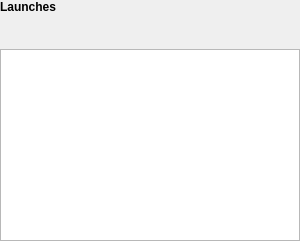
                    <widget class="QFrame" name="frame_2">
                     <property name="sizePolicy">
                      <sizepolicy hsizetype="Preferred" vsizetype="Expanding">
                       <horstretch>0</horstretch>
                       <verstretch>0</verstretch>
                      </sizepolicy>
                     </property>
                     <property name="minimumSize">
                      <size>
                       <width>0</width>
                       <height>150</height>
                      </size>
                     </property>
                     <property name="frameShape">
                      <enum>QFrame::NoFrame</enum>
                     </property>
                     <property name="frameShadow">
                      <enum>QFrame::Raised</enum>
                     </property>
                     <layout class="QGridLayout" name="gridLayout_18">
                      <property name="leftMargin">
                       <number>0</number>
                      </property>
                      <property name="topMargin">
                       <number>0</number>
                      </property>
                      <property name="rightMargin">
                       <number>0</number>
                      </property>
                      <property name="bottomMargin">
                       <number>0</number>
                      </property>
                      <item row="0" column="0">
                       <widget class="QLabel" name="label_32">
                        <property name="sizePolicy">
                         <sizepolicy hsizetype="Fixed" vsizetype="Fixed">
                          <horstretch>0</horstretch>
                          <verstretch>0</verstretch>
                         </sizepolicy>
                        </property>
                        <property name="font">
                         <font>
                          <pointsize>9</pointsize>
                          <weight>75</weight>
                          <bold>true</bold>
                         </font>
                        </property>
                        <property name="text">
                         <string>Launches</string>
                        </property>
                       </widget>
                      </item>
                      <item row="1" column="0">
                       <widget class="QFrame" name="frame_8">
                        <property name="sizePolicy">
                         <sizepolicy hsizetype="Expanding" vsizetype="Fixed">
                          <horstretch>0</horstretch>
                          <verstretch>0</verstretch>
                         </sizepolicy>
                        </property>
                        <property name="minimumSize">
                         <size>
                          <width>0</width>
                          <height>23</height>
                         </size>
                        </property>
                        <property name="maximumSize">
                         <size>
                          <width>16777215</width>
                          <height>23</height>
                         </size>
                        </property>
                        <property name="frameShape">
                         <enum>QFrame::NoFrame</enum>
                        </property>
                        <property name="frameShadow">
                         <enum>QFrame::Raised</enum>
                        </property>
                        <layout class="QHBoxLayout" name="horizontalLayout_6">
                         <property name="leftMargin">
                          <number>0</number>
                         </property>
                         <property name="topMargin">
                          <number>0</number>
                         </property>
                         <property name="rightMargin">
                          <number>0</number>
                         </property>
                         <property name="bottomMargin">
                          <number>0</number>
                         </property>
                         <item>
                          <spacer name="horizontalSpacer_8">
                           <property name="orientation">
                            <enum>Qt::Horizontal</enum>
                           </property>
                           <property name="sizeType">
                            <enum>QSizePolicy::Expanding</enum>
                           </property>
                           <property name="sizeHint" stdset="0">
                            <size>
                             <width>55</width>
                             <height>20</height>
                            </size>
                           </property>
                          </spacer>
                         </item>
                         <item>
                          <widget class="QToolButton" name="reloadButton">
                           <property name="sizePolicy">
                            <sizepolicy hsizetype="Fixed" vsizetype="Fixed">
                             <horstretch>0</horstretch>
                             <verstretch>0</verstretch>
                            </sizepolicy>
                           </property>
                           <property name="minimumSize">
                            <size>
                             <width>25</width>
                             <height>25</height>
                            </size>
                           </property>
                           <property name="maximumSize">
                            <size>
                             <width>50</width>
                             <height>50</height>
                            </size>
                           </property>
                           <property name="toolTip">
                            <string>Reload scenarios</string>
                           </property>
                           <property name="text">
                            <string/>
                           </property>
                           <property name="icon">
                            <iconset>
                             <normaloff>:/plugins/MitiConnect/icons/mActionRefresh.svg</normaloff>:/plugins/MitiConnect/icons/mActionRefresh.svg</iconset>
                           </property>
                           <property name="autoRaise">
                            <bool>true</bool>
                           </property>
                          </widget>
                         </item>
                         <item>
                          <widget class="QToolButton" name="launchesUp">
                           <property name="sizePolicy">
                            <sizepolicy hsizetype="Fixed" vsizetype="Fixed">
                             <horstretch>0</horstretch>
                             <verstretch>0</verstretch>
                            </sizepolicy>
                           </property>
                           <property name="minimumSize">
                            <size>
                             <width>25</width>
                             <height>25</height>
                            </size>
                           </property>
                           <property name="maximumSize">
                            <size>
                             <width>50</width>
                             <height>50</height>
                            </size>
                           </property>
                           <property name="toolTip">
                            <string>Upgrade scenario</string>
                           </property>
                           <property name="text">
                            <string/>
                           </property>
                           <property name="icon">
                            <iconset>
                             <normaloff>:/plugins/MitiConnect/icons/up-arrow.png</normaloff>:/plugins/MitiConnect/icons/up-arrow.png</iconset>
                           </property>
                           <property name="autoRaise">
                            <bool>true</bool>
                           </property>
                          </widget>
                         </item>
                         <item>
                          <widget class="QToolButton" name="launchesDown">
                           <property name="sizePolicy">
                            <sizepolicy hsizetype="Fixed" vsizetype="Fixed">
                             <horstretch>0</horstretch>
                             <verstretch>0</verstretch>
                            </sizepolicy>
                           </property>
                           <property name="minimumSize">
                            <size>
                             <width>25</width>
                             <height>25</height>
                            </size>
                           </property>
                           <property name="maximumSize">
                            <size>
                             <width>50</width>
                             <height>50</height>
                            </size>
                           </property>
                           <property name="toolTip">
                            <string>Downgrade scenario</string>
                           </property>
                           <property name="text">
                            <string/>
                           </property>
                           <property name="icon">
                            <iconset>
                             <normaloff>:/plugins/MitiConnect/icons/down-arrow.png</normaloff>:/plugins/MitiConnect/icons/down-arrow.png</iconset>
                           </property>
                           <property name="autoRaise">
                            <bool>true</bool>
                           </property>
                          </widget>
                         </item>
                        </layout>
                       </widget>
                      </item>
                      <item row="2" column="0">
                       <widget class="QTableView" name="launchesView">
                        <property name="sizePolicy">
                         <sizepolicy hsizetype="Expanding" vsizetype="Expanding">
                          <horstretch>0</horstretch>
                          <verstretch>0</verstretch>
                         </sizepolicy>
                        </property>
                        <property name="minimumSize">
                         <size>
                          <width>300</width>
                          <height>100</height>
                         </size>
                        </property>
                        <property name="editTriggers">
                         <set>QAbstractItemView::NoEditTriggers</set>
                        </property>
                        <property name="dragEnabled">
                         <bool>true</bool>
                        </property>
                        <property name="alternatingRowColors">
                         <bool>true</bool>
                        </property>
                        <property name="selectionBehavior">
                         <enum>QAbstractItemView::SelectRows</enum>
                        </property>
                        <property name="sortingEnabled">
                         <bool>true</bool>
                        </property>
                       </widget>
                      </item>
                     </layout>
                    </widget>
